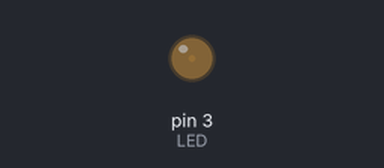
Recording of a sketch running on a simulated Arduino Uno, built with avr-gcc and run on an emulated ATmega328P. On the bench: output pins drawn as LEDs (lit = HIGH).

Above: at 0.05 s.
At 2.15 s:
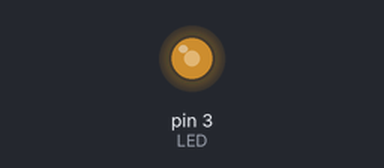
At 3.45 s:
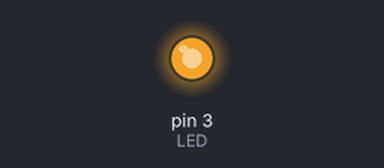
At 6.9 s:
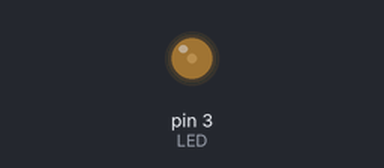
Timing chart, 0 to 10.0 s (numbered marks = the images above):
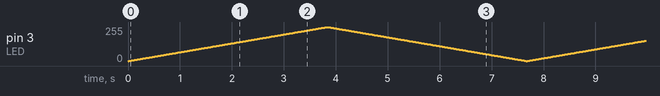

The sketch:

4.Arduino_Led_Intensity.ino
```cpp
int LED = 3;
int B;

void setup() {
  pinMode(LED, OUTPUT);
}

void loop() {
  for (B = 0; B < 256; B++){
    analogWrite(LED, B);
    delay(15);
  }
  for (B = 255; B > 0; B--){
    analogWrite(LED, B);
    delay(15);
  }
}
```
